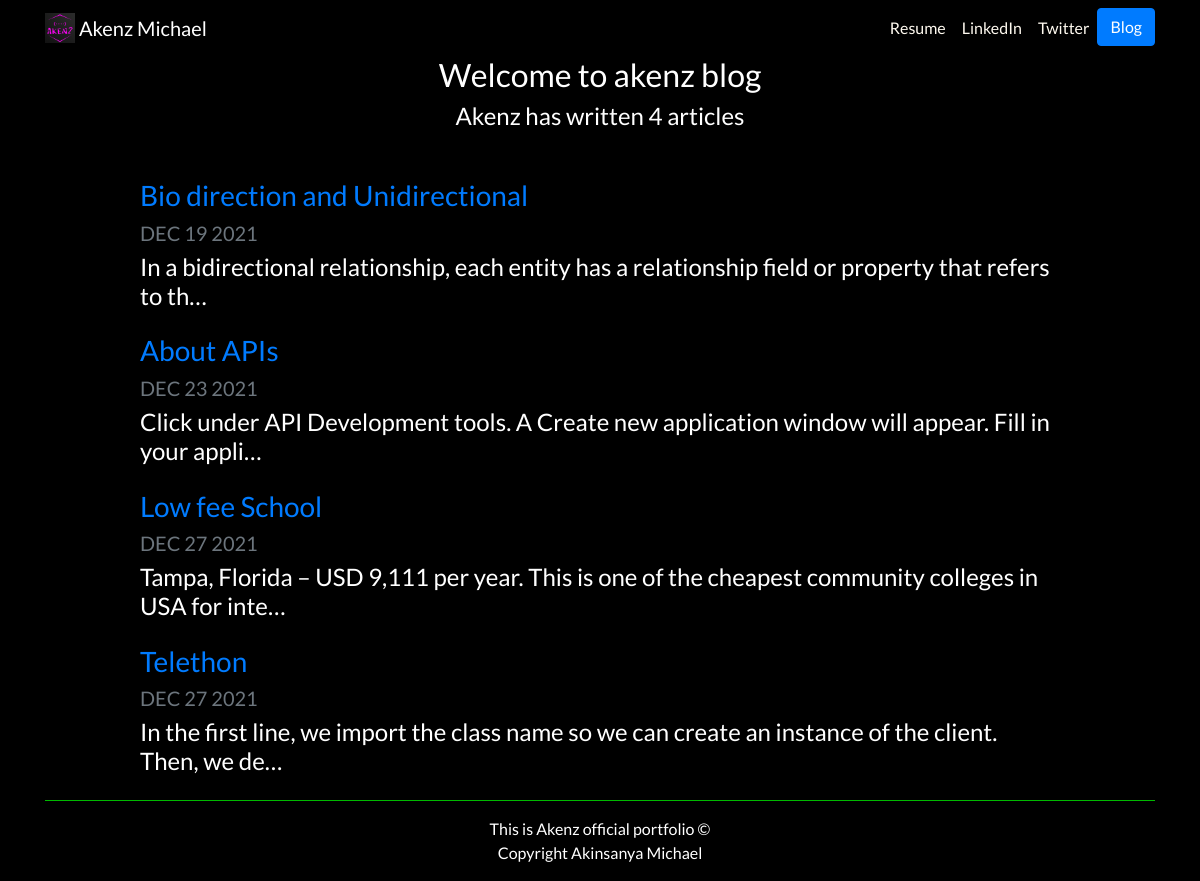
Screenshot of /blog/ with the database file from the repository.
### blog/models.py (models this page shows, shortened)
class Blog(models.Model):
    title = models.CharField(max_length=200)
    body = models.TextField(default='')
    date = models.DateField('')

### blog/views.py (the view)
# urls.py: path('', views.all_blogs, name='all_blog'),
def all_blogs(request):
    blogs = Blog.objects.all()
    return render(request, 'blog/all_blogs.html', {'blogs': blogs})

### blog/templates/blog/all_blogs.html
{% extends 'portfolio/base.html' %}
{% load static %}
{% block content %}
<h3 id="blogtitle" class="font-light text-center">Welcome to akenz blog</h3>
<h4 class="text-center mb-5">Akenz has written {{ blogs.count }} article{{ blogs.count|pluralize }}</h4>
{% for blog in blogs %}
    <div class="row justify-content-center my-3">
  <div class="col-md-10">
    <a href="{% url 'blog:detail' blog.id %}">
      <h3 class="blogtitle">{{ blog.title }}</h3>
    </a>
    <h5 class="text-muted">{{ blog.date|date:'M d Y'|upper }}</h5>
    <h4>{{ blog.body|striptags|truncatechars:100 }}</h4>
  </div>
</div>
{% endfor %}
{% endblock %}

### portfolio/static/portfolio/style.css (style rules this page uses)
body { font-family: 'Lato', sans-serif; background-color: black; color: white; }
@media (min-width: 200px) { #blogtitle { font-size: 2rem; } }

### rows the page displays
Blog: title "Bio direction and Unidirectional", date "DEC 19 2021", body "In a bidirectional relationship, each entity has a relationship field or property that refers to th…"
Blog: title "About APIs", date "DEC 23 2021", body "Click under API Development tools. A Create new application window will appear. Fill in your appli…"
Blog: title "Low fee School", date "DEC 27 2021", body "Tampa, Florida – USD 9,111 per year. This is one of the cheapest community colleges in USA for inte…"
Blog: title "Telethon", date "DEC 27 2021", body "In the first line, we import the class name so we can create an instance of the client. Then, we de…"

### other values shown
{{ blogs.count }} "4"
